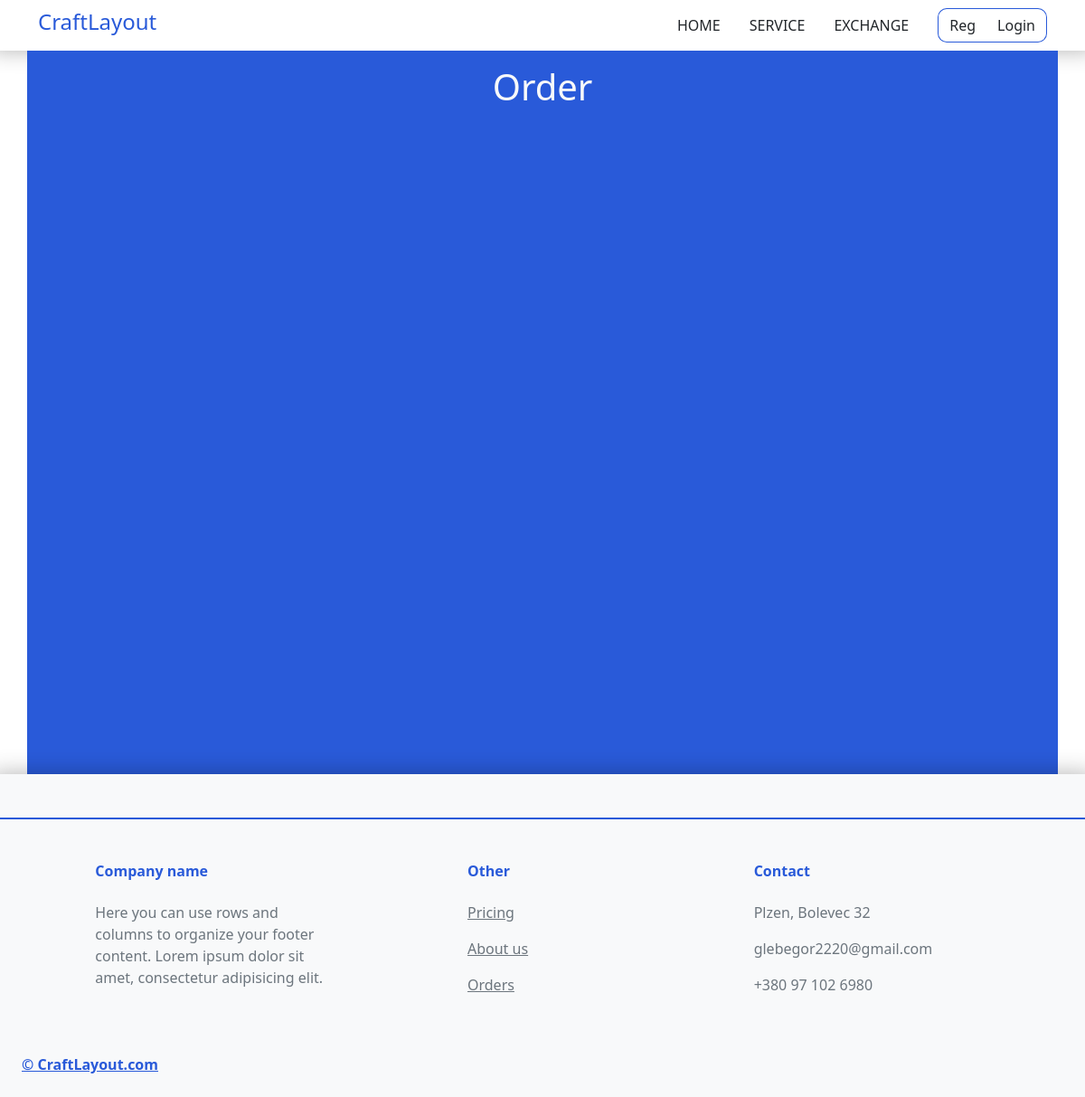
The page /exchange/6 on the database as committed earlier.
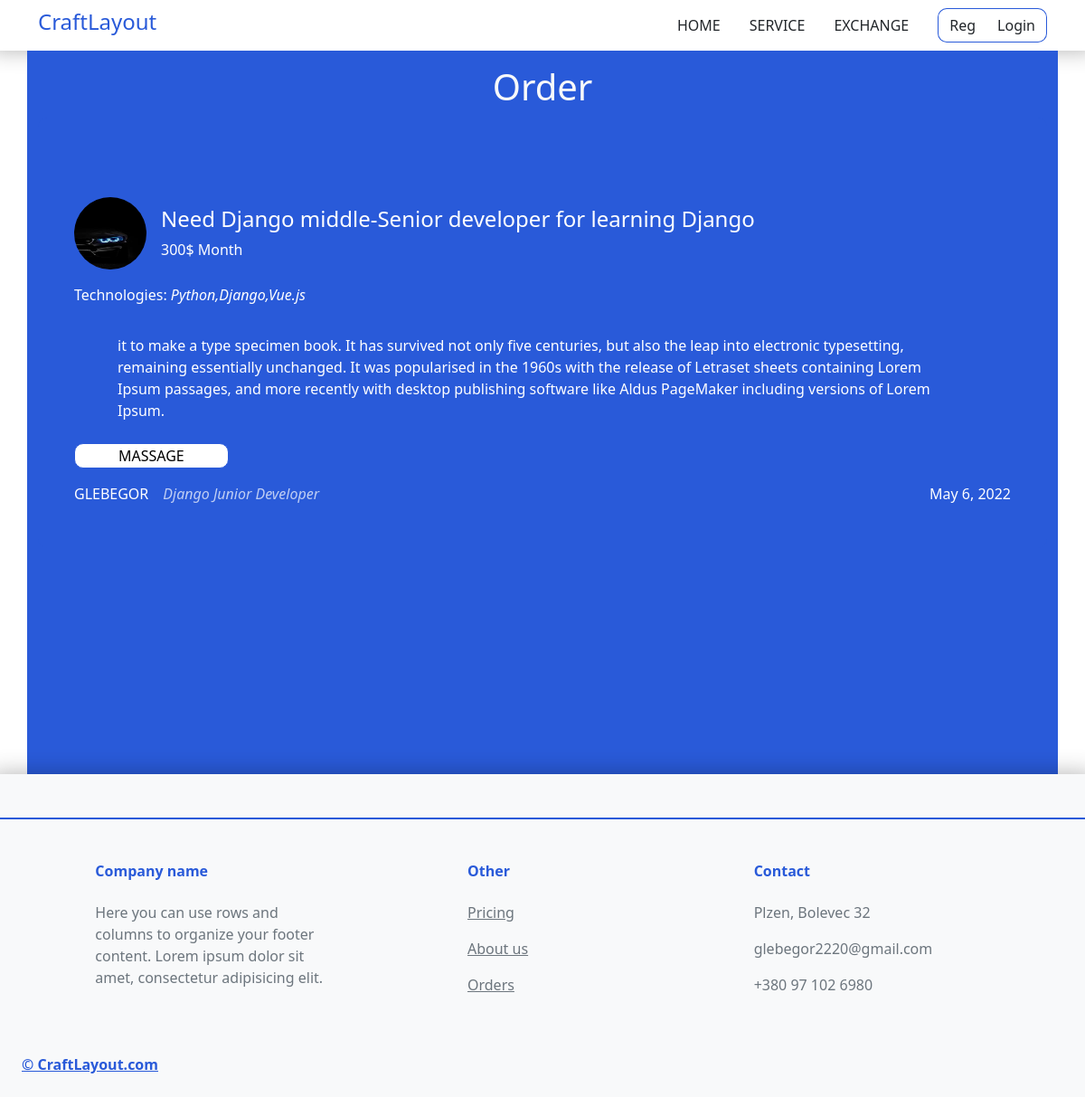
The same page on the database as committed later.
### exchange/models.py (models this page shows, shortened)
class Exchange(models.Model):
    user = models.ForeignKey(User, on_delete=models.CASCADE)
    title = models.CharField(max_length=255)
    salary = models.CharField(default='Agreements' ,max_length=255)
    text = models.TextField()
    technologies = models.CharField(max_length=255, default=' ')
    date = models.DateField(default=timezone.now)
    id = models.AutoField(primary_key=True)

### users/models.py (models this page shows, shortened)
class Profile(models.Model):
    user = models.OneToOneField(User, on_delete=models.CASCADE)
    Avatar = models.ImageField(default='default.png', upload_to='avatarks')
    banner = models.ImageField(default='default.png', upload_to='banners')
    position = models.CharField(default='Developer', max_length=150)

### exchange/views.py (the view)
# urls.py: path('exchange/<int:id>', exchViews.OrderPage),
def OrderPage(request, id):
    orders = Exchange.objects.filter(pk=id)
    context = {'data': orders}
    return render(request, 'exchange/exchangeOrder.html', context)

### exchange/templates/exchange/exchangeOrder.html (shortened to what this page needs)
{% extends 'services/main-layout.html' %}
{% block content%}
<div style="min-height:800px;background: #295AD9;" class='container'>
    <h1 class="text-center pt-3 text-light">Order</h1>
            {% for order in data%}
            <div class='orderExchange pb-5'>
                <div class="d-flex align-items-center mt-5 pb-3">
                    <img style="width: 80px; height: 80px; border-radius: 50%;" src={{ order.user.profile.Avatar.url}}>
                    <div class="ms-3">
                        <div class="h4">{{ order.title}}</div>
                        <div class="">{{ order.salary}}</div>
                    </div>
                </div>
                <p class="techExchange">Technologies: <em class="">{{ order.technologies}}</em></p>
                <div class="py-3 px-5">{{ order.text}}</div>
                <div>
                    <a href={{ order.id }}><button class="btnExchange text-uppercase my-2 px-5">Massage</button></a>
                    <div class="d-flex  justify-content-between pt-2">
                        <div class="d-flex">
                            <div class="text-uppercase">{{ order.user}}</div>
                            <em class="ps-3" style="opacity: .7;">{{ order.user.profile.position}}</em>
                        </div>
                        <div class="">{{ order.date}}</div>
                    </div>
                </div>
            </div>
            {% endfor%}
        </div>
    </div>
{% endblock%}

Rows that differ between the two databases and show on the page:
added Exchange: user.profile.Avatar (picture), title "Need Django middle-Senior developer for learning Django", salary "300$ Month", technologies "Python,Django,Vue.js", text "it to make a type specimen book. It has survived not only five centuries, but also the leap into electronic typesetting, remaining essentially unchanged. It was popularised in the 1960s with the release of Letraset sheets containing Lorem Ipsum passages, and more recently with desktop publishing software like Aldus PageMaker including versions of Lorem Ipsum.", user "GLEBEGOR", user.profile.position "Django Junior Developer", date "May 6, 2022"
